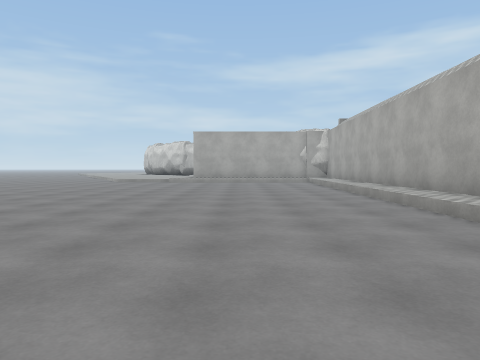
[1] (above)

24 first-person views from a walk through a Unity game level. The camera is 1.2 m above the floor, tilts 2° down and sees 70° across. The floor is counted in squares, 2 m on a side. Each view is taken from the middle of a square. On the plan, view 1 faces up. The plan holds only what a view shows up to about 10 squares ahead; the rest is blank. The place goes on beyond the plan. Door leaves are left out, so doorways stand open. Surface patterns are stand-ins for the level's own textures.

[2]
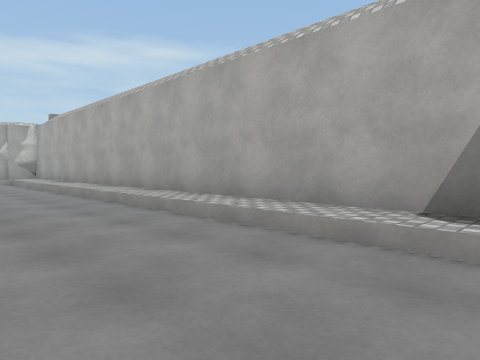

[3]
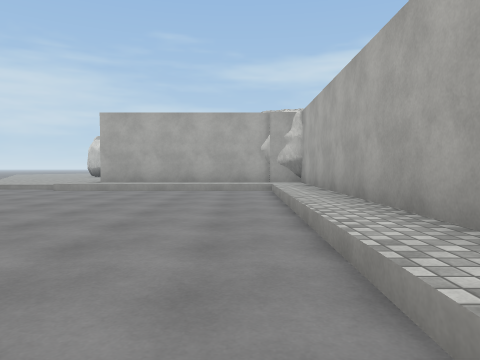

[4]
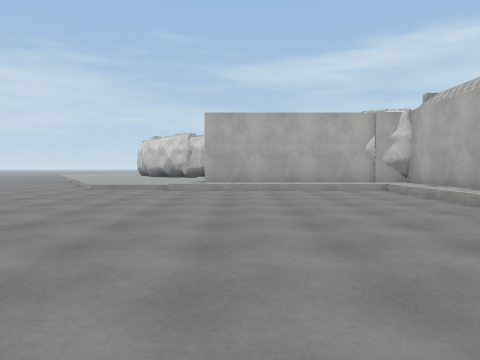

[5]
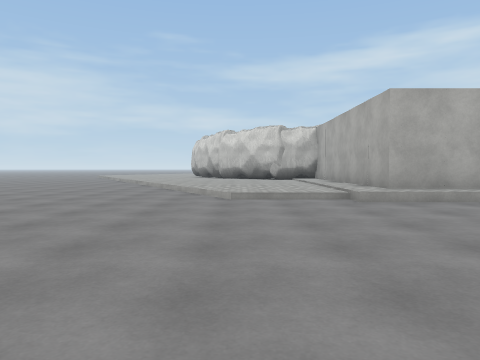

[6]
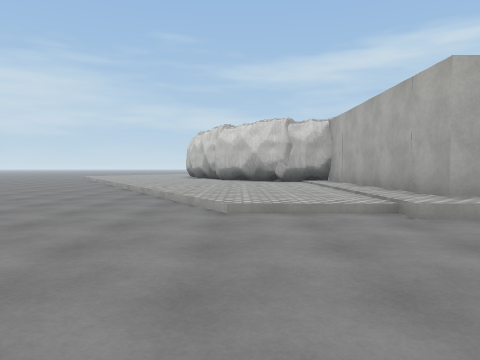

[7]
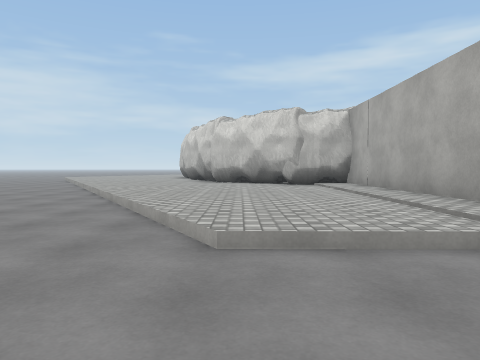

[8]
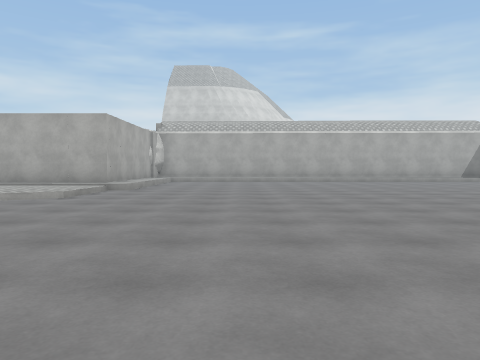

[9]
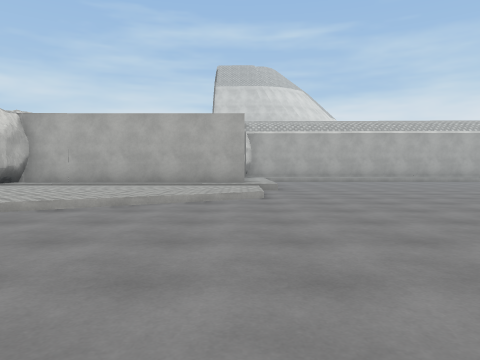

[10]
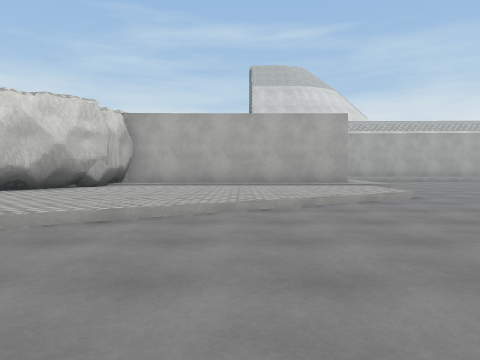

[11]
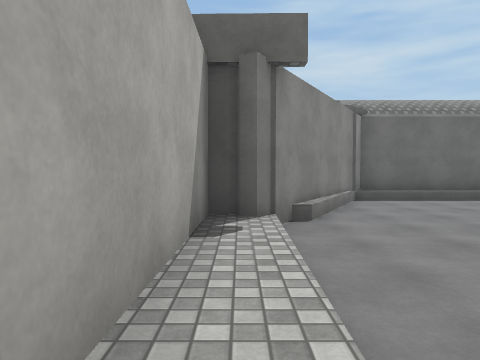

[12]
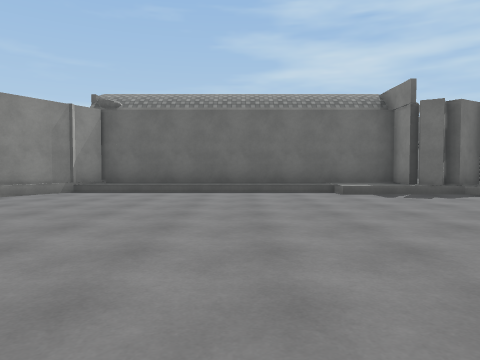

[13]
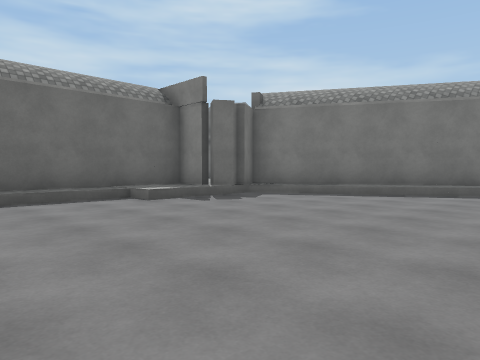

[14]
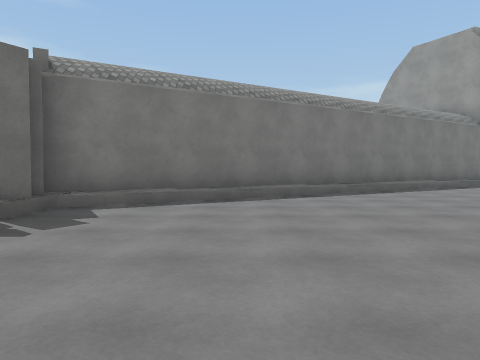

[15]
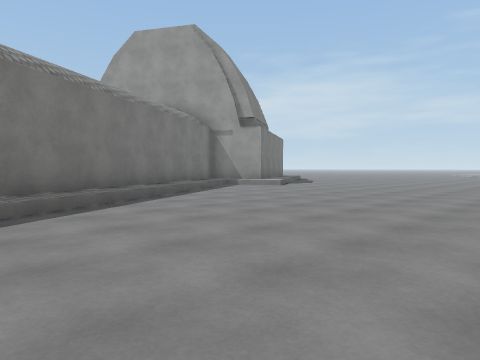

[16]
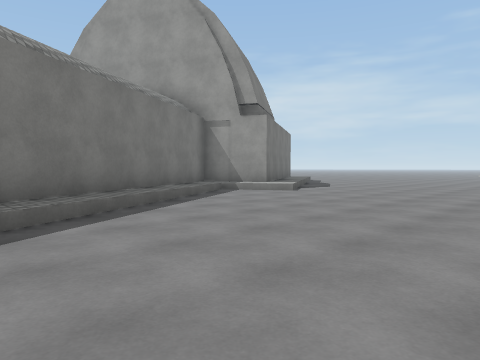

[17]
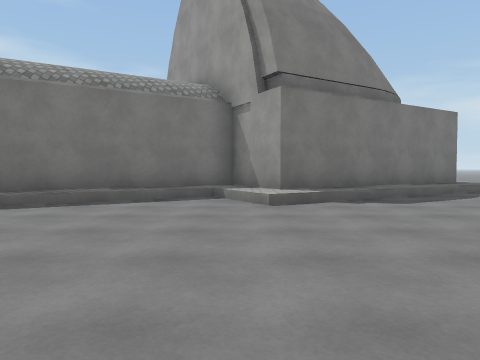

[18]
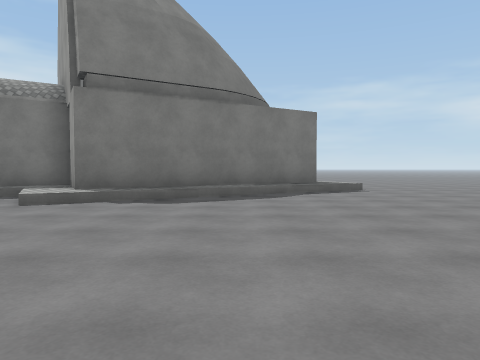

[19]
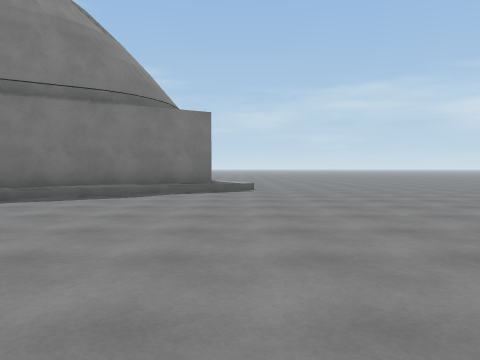

[20]
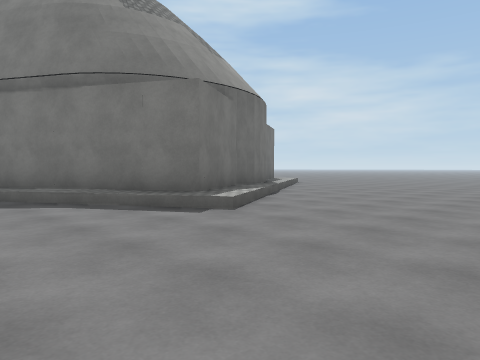

[21]
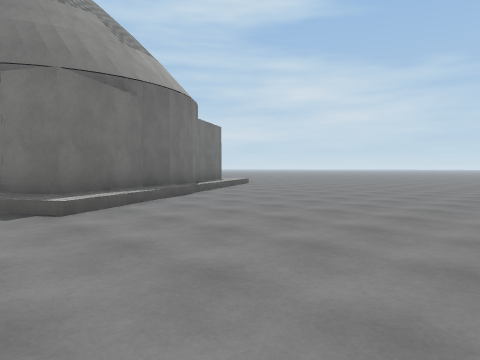

[22]
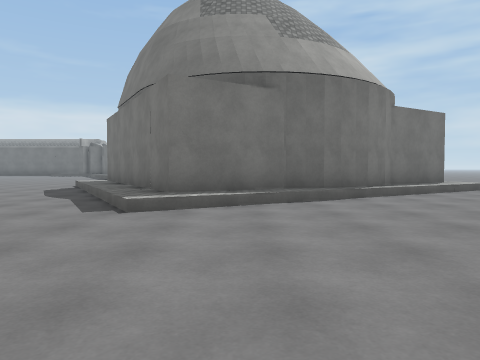

[23]
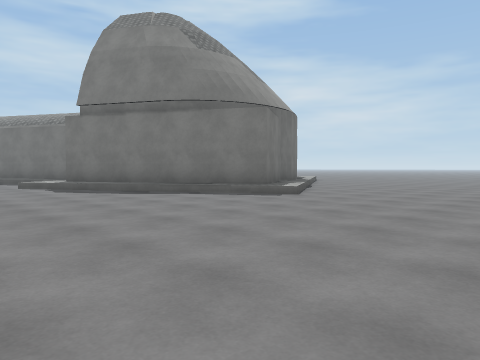

[24]
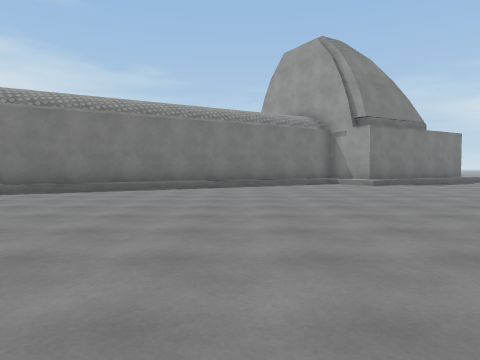

### Floor plan
Key: @ floor where view 1 was taken; # wall or solid block; . main floor; : floor 0.25 m higher than the main floor; + floor 0.5 m higher than the main floor; / step, stairs or slope.
Columns run from 23 left of view 1 to 4 right of it. Each row starts with its distance up from view 1.
 21    .........../::::::#
 20 .............../:::::#
 19 .............../:::::#
 18 ................/::::#
 17 ................/::::#
 16 ....//.........../:::#
 15 ../:#/............:::#######
 14 //####/.............///////#
 13 ###  #:.................../#
 12      ##/................../#
 11       #:/................./#
 10       ##/................./#
  9        :/.................:#
  8       #/..................:#
  7       #:/.................:#
  6       ##/.................:#
  5        #:/................:#
  4        ##/................:#
  3         ##/...............:#
  2          #:...............:#
  1          ##/..............:#
  0           #:/..........@..:#
 -1           ##/............/##
 -2            ##/...........##
 -3             #:..........##
 -4             ###//.......#
 -5               #++::::::##
 -6                 ########

Where each view was taken, in squares from view 1:
view 1: 0 up, 0 right, facing up
view 2: 0 up, 0 right, facing up-right
view 3: 5 up, 2 right, facing up
view 4: 5 up, 1 left, facing up
view 5: 8 up, 5 left, facing up
view 6: 10 up, 5 left, facing up
view 7: 12 up, 5 left, facing up
view 8: 11 up, 12 left, facing right
view 9: 15 up, 12 left, facing right
view 10: 18 up, 12 left, facing right
view 11: 4 up, 3 right, facing down
view 12: 4 up, 4 left, facing down
view 13: 2 up, 3 left, facing down-left
view 14: 1 down, 4 left, facing left
view 15: 0 up, 7 left, facing up-left
view 16: 2 up, 9 left, facing up-left
view 17: 9 up, 9 left, facing left
view 18: 13 up, 9 left, facing left
view 19: 16 up, 9 left, facing left
view 20: 20 up, 15 left, facing down-left
view 21: 21 up, 17 left, facing down-left
view 22: 21 up, 20 left, facing down
view 23: 21 up, 12 left, facing down-left
view 24: 5 up, 3 left, facing left
